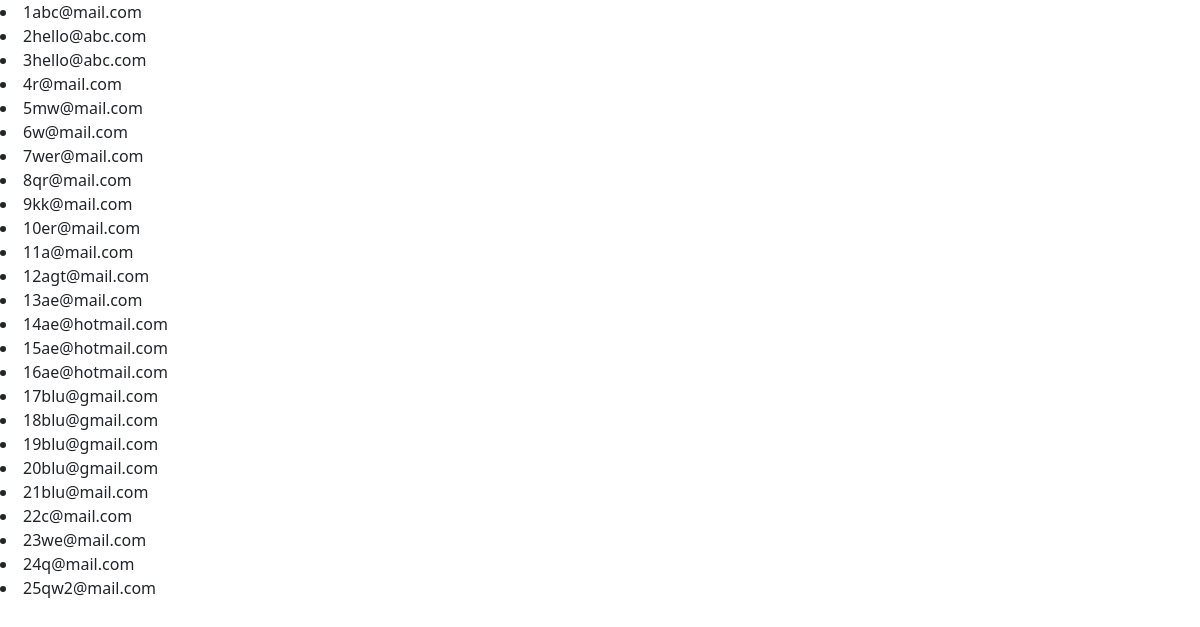
Before: /email/list/ (signed in) with the older database file.
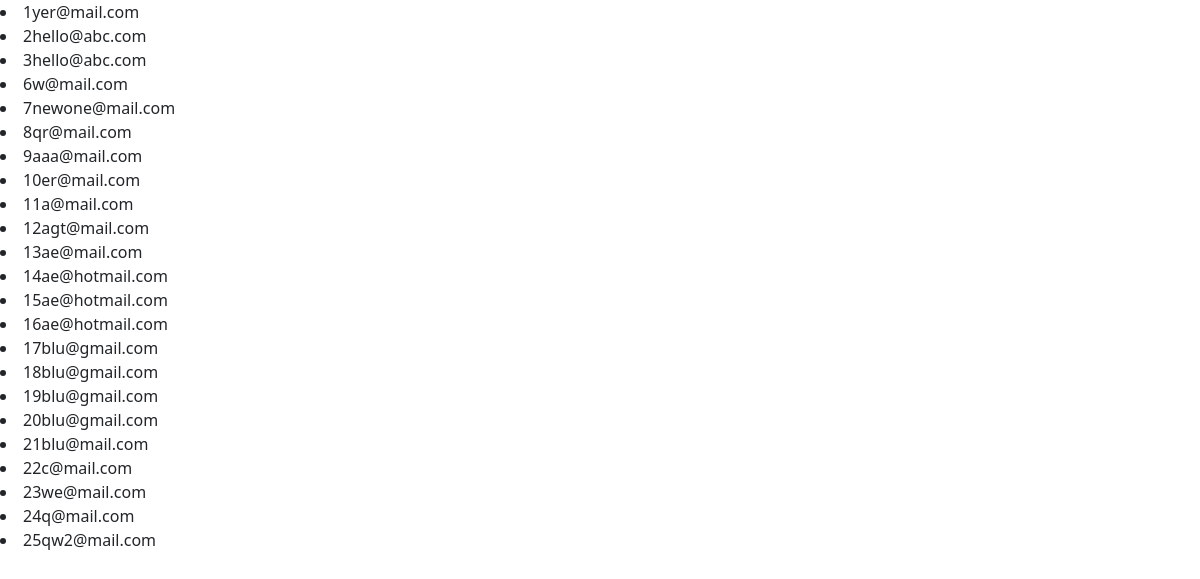
After: the same page with the newer database file.
### emails/models.py (models this page shows)
class EmailEntry(models.Model):
    email = models.EmailField()
    name = models.CharField(max_length=100)
    updated_at = models.DateTimeField(auto_now=True) # Date time updated
    timestamp = models.DateTimeField(auto_now_add=True) # Date time added

### emails/views.py (the view)
# urls.py: path('email/list/', email_entry_list_view),
@login_required()
def email_entry_list_view(request,*args, **kwargs):
    obj = EmailEntry.objects.all()
    return render(request, "emails/list.html", {"object_list": obj})

### templates/emails/list.html
{% extends 'base.html' %}
{% block content %}
{% for o in object_list %}
  <li>
    {{ o.id }}{{ o.email }}
  </li>
  {% endfor %}
{% endblock content %}

### templates/base.html (shortened to what this page needs)
<!doctype html>
<html lang="en">
<head>
  {% include 'base/css.html' %}
</head>
<body>
  {% block content  %}
  {% endblock content %}
</body>
</html>

### templates/base/css.html (shortened to what this page needs)
<link href="https://cdn.jsdelivr.net/npm/bootstrap@5.3.2/dist/css/bootstrap.min.css" rel="stylesheet"
>

Changed rows visible on the page:
removed EmailEntry: id "4", email "r@mail.com"
removed EmailEntry: id "5", email "mw@mail.com"
changed EmailEntry id 1: email "abc@mail.com" → "yer@mail.com"
changed EmailEntry id 7: email "wer@mail.com" → "newone@mail.com"
changed EmailEntry id 9: email "kk@mail.com" → "aaa@mail.com"
